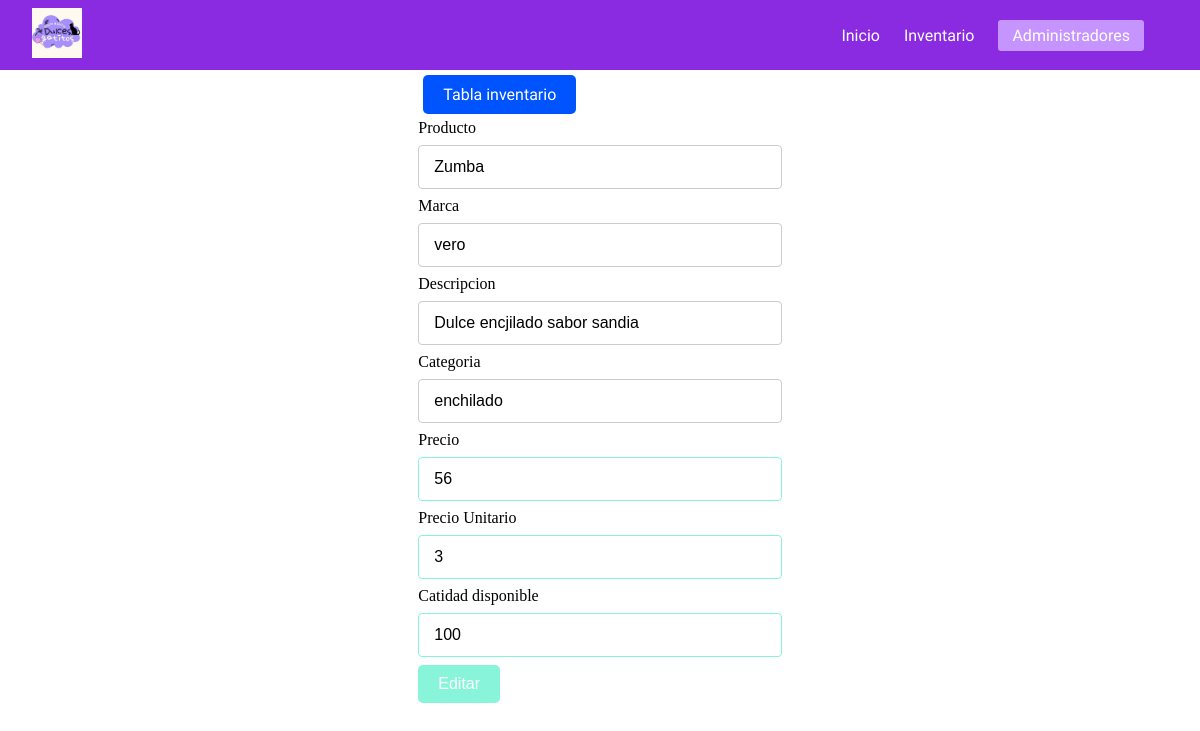
/admin/update.php?id_producto=3, run on the app's committed database.
### tables this page shows
CREATE TABLE `tabla_inventario` (
  `id_producto` int(11) NOT NULL,
  `producto` varchar(200) NOT NULL,
  `marca` varchar(200) NOT NULL,
  `descripcion` varchar(200) NOT NULL,
  `categoria` varchar(200) NOT NULL,
  `precio` float NOT NULL,
  `preciou` float NOT NULL,
  `cd` int(11) NOT NULL
);

### req/read.php (called while the page is built, shortened)
<?php
function readById($conn, $id){
        $sql = "SELECT * FROM tabla_inventario WHERE id_producto=?";
        $stmt = $conn->prepare($sql);
        $stmt->execute([$id]);
        if ($stmt->rowCount() > 0) {
            $producto = $stmt->fetch();
        }else $producto = 0;
        return $producto;
}

### admin/update.php (the view, shortened to what this page needs)
<?php
    include "../req/read.php";
    include "../req/db_conn.php";
    if (isset($_GET['id_producto'])) {
        $id = $_GET['id_producto'];
        $producto = readById($conn, $id);
?>
<!DOCTYPE html>
<html lang="en">
<head>
    <link rel="stylesheet" type="text/css" href="inventario.css">
    <link rel="stylesheet" href="../CSS/nav.css">
</head>
<body>
    <div class="navbar">
            <header class="header">
            <div class="logo-header">
                <img src="dulces_gatitos.jpg" alt="">
            </div>
            <nav class="nav-menu navbar-expand-lg ">
                <div class="container-fluid">
                    <div >
                        <ul class="">
                            <li class="nav-item"><a class="nav-link" href="../home.php">Inicio</a></li>
                            <li class="nav-item"><a class="nav-link" href="inventario.php">Inventario</a></li>
                            <li class="nav-item"><a class="nav-link" href="admins.php">Administradores</a></li>
                        </ul>
                    </div>
                </div>
            </nav>
        </header>
    </div>
    <div class="ody">
    <div class="form-holder">
        <a href="inventario.php" class="link">Tabla inventario</a>
        <form action="../req/update.php" method="post">
            <label>Producto</label>
            <input type="text" name="producto" value="<?=$producto['producto']?>"> <br>
            <label>Marca</label>
            <input type="text" name="marca" value="<?=$producto['marca']?>"> <br>
            <label>Descripcion</label>
            <input type="text" name="descripcion" value="<?=$producto['descripcion']?>"> <br>
            <label>Categoria</label>
            <input type="text" name="categoria" value="<?=$producto['categoria']?>"> <br>
            <label>Precio</label>
            <input type="number" name="precio" value="<?=$producto['precio']?>"> <br>
            <label>Precio Unitario</label>
            <input type="number" name="preciou" value="<?=$producto['preciou']?>"> <br>
            <label>Catidad disponible</label>
            <input type="number" name="cd" value="<?=$producto['cd']?>">   <br>
            <button type="submit" class="btn-create">Editar </button>
        </form>
    </div>
    </div>
</body>
</html>
<?php }else {
        header("Location: inventario.php");
}?>

### admin/inventario.css (style rules this page uses)
.ody { display: flex; justify-content: center; align-self: center; min-height: 100vh; }
.form-holder { max-width:700px; }
.link { display: inline-block; padding: 10px 20px; font-size: 16px; border-radius: 5px; text-decoration: none; color: white; text-align: center; margin: 5px; background-color: #0054FF; }
.btn-create { background-color: #88f5da; color: white; padding: 10px 20px; font-size: 16px; border: none; border-radius: 5px; cursor: pointer; transition: background-color 0.3s ease; }
input[type="text"], input[type="number"], input[type="password"], textarea { width: 100%; padding: 12px 15px; margin: 8px 0; border: 1px solid #ccc; border-radius: 4px; box-sizing: border-box; font-size: 16px; }
input[type="text"]:focus, input[type="number"],input[type="password"]:focus, textarea:focus { border: 1px solid #88f5da; outline: none; }

### CSS/nav.css (style rules this page uses)
* { padding: 0; margin: 0; text-decoration: none; list-style: none; }
.navbar { background-color: blueviolet; }
a, li { font-family: 'Indie Flower'; color: white; }
.logo-header img { width: 50px; }
header { background-color: blueviolet; display: flex; justify-content: space-between; align-items: center; padding: .5rem 2rem; }
.nav-menu ul { display: flex; align-items: center; }
.nav-menu li { margin-right: 1.5rem; }
.nav-menu li:last-child { background-color: #c694ff; border: 2px solid #c694ff; padding: .25rem .75rem; border-radius: .2rem; }

### data on the page
tabla_inventario: producto "Zumba", marca "vero", descripcion "Dulce encjilado sabor sandia", categoria "enchilado", precio "56", preciou "3", cd "100"
